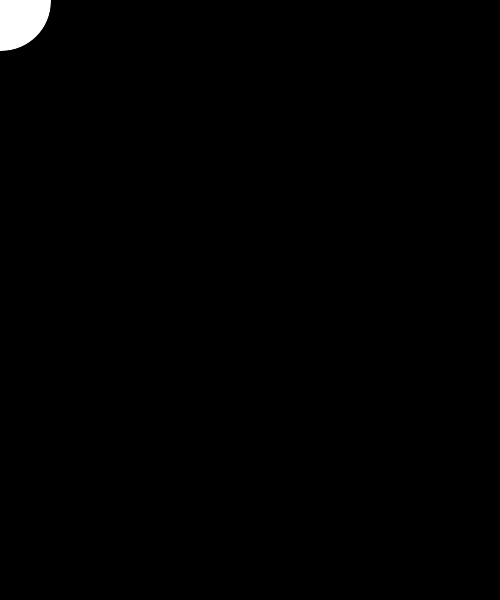
Frame 1 (no input)
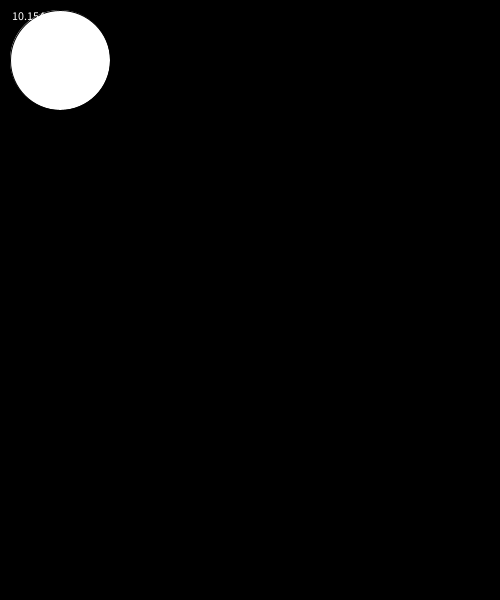
Frame 60 (the mouse pressed at the canvas centre just before this capture)
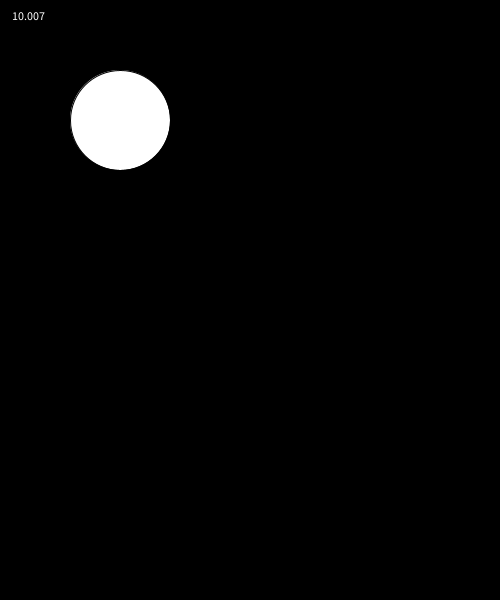
Frame 120 (the mouse held since frame 60 and released just before this capture)

The Processing sketch that drew these frames (run headless with seeded random() and noise(); from frame 60 on, the mouse is pressed at the canvas centre):

// Processing sketch: w03_04_frameRate2
// ── w03_04_frameRate2.pde
void setup() {
  size(500, 600);
  // set the frameRate by 10
  frameRate(10);
}

void draw() {
  background(0);
  ellipse(frameCount,frameCount,100,100);
  // show the text on the canvas
  text(frameRate, 10, 20);
}
